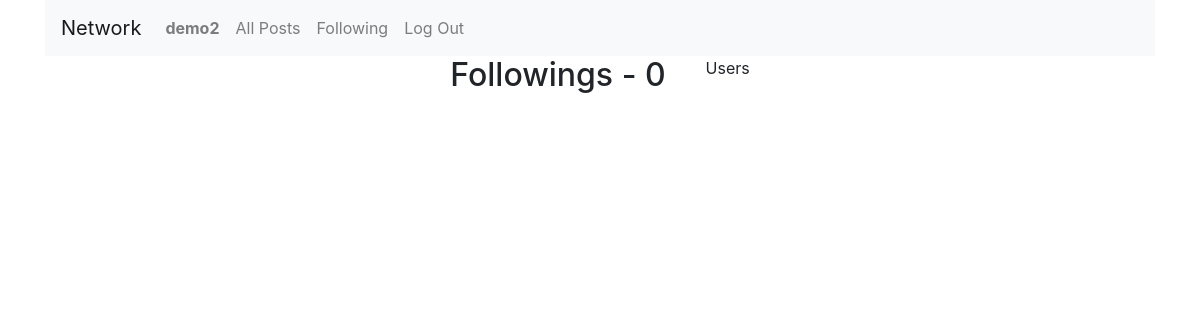
Before: /following (signed in) with the older database file.
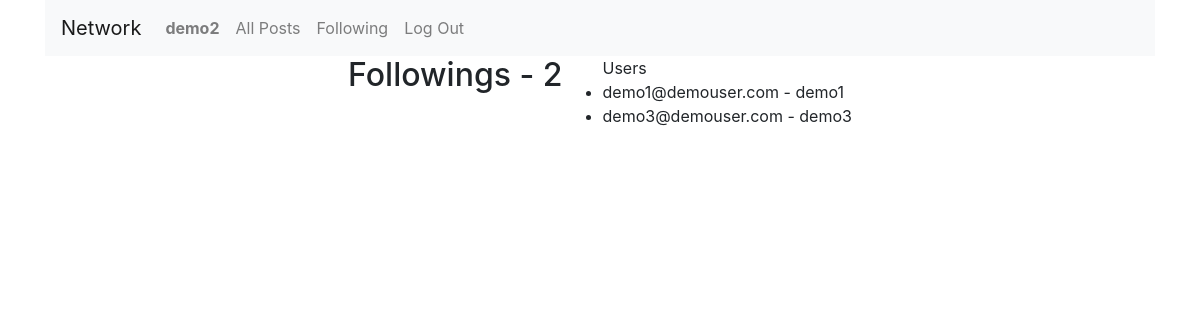
After: the same page with the newer database file.
### network/models.py (models this page shows)
class User(AbstractUser):
    following_users = models.ManyToManyField(settings.AUTH_USER_MODEL, related_name="followers", blank=True)

### network/views.py (the view)
# urls.py: path("following", views.following_view, name="following"),
@login_required(login_url="/login")
def following_view(request):
    if request.method == "GET":
        user = request.user
        followings = user.following_users.all()  # Here pagination & User posts should be sent !!!
        context = {
            "followings" : followings
        }
        return render(request, "network/followings.html", context)

### network/templates/network/followings.html
{% extends "network/layout.html" %}
{% block body %}
  {% if user.is_authenticated %}
    <h2>Followings - {{followings.count}}</h2>
    <ul>Users
    {% for following in followings %}
      <li>{{ following.email }} - {{ following.username}}</li>
    {% endfor %}
    </ul>
  {% endif %}
{% endblock %}

### network/templates/network/layout.html (shortened to what this page needs)
{% load static %}
<!DOCTYPE html>
<html lang="en">
    <head>
        <link rel="stylesheet" href="https://stackpath.bootstrapcdn.com/bootstrap/4.4.1/css/bootstrap.min.css">
        <link href="{% static 'network/styles.css' %}" rel="stylesheet">
    </head>
    <body>
    <div class="container">
        <nav class="navbar navbar-expand-lg navbar-light bg-light">
            <a class="navbar-brand" href="#">Network</a>
            <div>
              <ul class="navbar-nav mr-auto">
                {% if user.is_authenticated %}
                    <li class="nav-item">
                        <a class="nav-link" href="#"><strong>{{ user.username }}</strong></a>
                    </li>
                {% endif %}
                <li class="nav-item">
                  <a class="nav-link" href="{% url 'index' %}">All Posts</a>
                </li>
                {% if user.is_authenticated %}
                    <li class="nav-item">
                        <a class="nav-link" href="{% url 'following' %}">Following</a>
                    </li>
                    <li class="nav-item">
                        <a class="nav-link" href="{% url 'logout' %}">Log Out</a>
                    </li>
                {% endif %}
              </ul>
            </div>
        </nav>
        <div class="body row justify-content-center mb-4">
            {% block body %}
            {% endblock %}
        </div>
    </div>
    </body>
</html>

Changed rows visible on the page:
now on this page (row edited): User: email "demo1@demouser.com", username "demo1"
added User: email "demo3@demouser.com", username "demo3"
Other visible differences:
{{ followings.count }}: "0" → "2"
